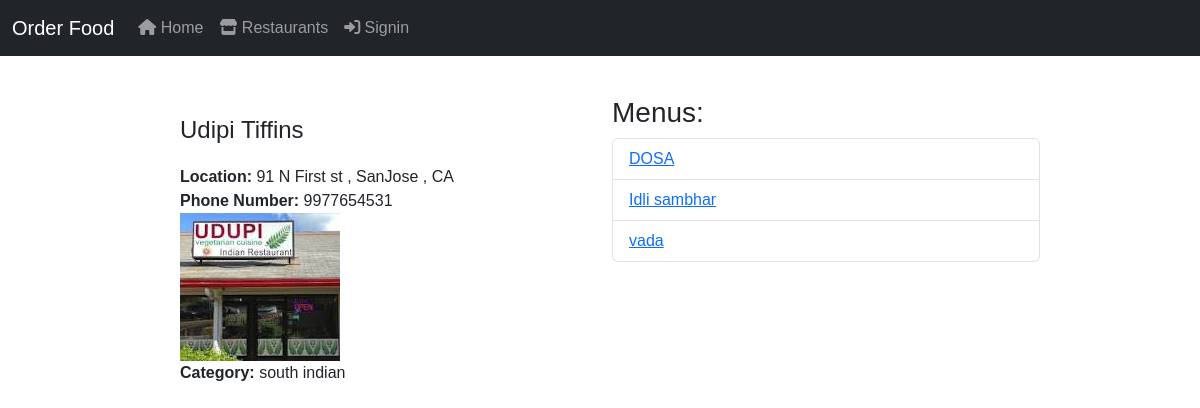
The app's page /menu/restaurants/1/ with its own data.
### menu/models.py (models this page shows, shortened)
class Restaurant(models.Model):
    name = models.CharField(max_length=100)
    location = models.ForeignKey(Location, on_delete=models.CASCADE)
    phone_number = models.CharField(max_length=15)
    image = models.ImageField(upload_to='restaurant_images/')
    category = models.ForeignKey(Category, on_delete=models.CASCADE)
    class Meta:
        verbose_name_plural = 'Restaurants'

class Location(models.Model):
    name = models.CharField(max_length=100)
    address = models.TextField()
    class Meta:
        verbose_name_plural = 'Locations'

class Category(models.Model):
    name = models.CharField(max_length=100)
    class Meta:
        verbose_name_plural = 'Categories'

class Menu(models.Model):
    restaurant = models.ForeignKey(Restaurant, on_delete=models.CASCADE)
    category = models.ForeignKey(Category, on_delete=models.CASCADE)
    name = models.CharField(max_length=100)
    description = models.TextField()
    image = models.ImageField(upload_to='menu_images/')
    class Meta:
        verbose_name_plural = 'Menus'

### menu/views.py (the view)
# urls.py: path('restaurants/<int:restaurant_id>/', views.restaurant_detail, name='restaurant_detail'),
def restaurant_detail(request, restaurant_id):
    restaurant = get_object_or_404(Restaurant, pk=restaurant_id)
    return render(request, 'restaurant_detail.html', {'restaurant': restaurant})

### menu/templates/restaurant_detail.html (shortened to what this page needs)
{% extends 'base.html' %}
{% block content %}
<div class="container">
    <div class="row">
        <div class="col-md-6">
            <div class="restaurant-details">
                <h2 class="page-title" id="restaurant-name">{{ restaurant.name }}</h2>
                <p><strong>Location:</strong> <span id="restaurant-address">{{ restaurant.location.address }}</span></p>
                <p><strong>Phone Number:</strong> {{ restaurant.phone_number }}</p>
                <img src="{{ restaurant.image.url }}" alt="{{ restaurant.name }} Image" class="restaurant-image img-fluid">
                <p><strong>Category:</strong> {{ restaurant.category.name }}</p>
            </div>
        </div>
        <div class="col-md-6">
            <h3 class="section-title">Menus:</h3>
            <ul class="list-group">
                {% for menu in restaurant.menu_set.all %}
                <li class="list-group-item"><a href="{% url 'menu_detail' menu.id %}" class="menu-link" id="menu-{{ menu.id }}">{{ menu.name }}</a></li>
                {% endfor %}
            </ul>
        </div>
    </div>
</div>
{% endblock %}

### static/css/style.css (style rules this page uses)
body { font-family: Arial, sans-serif; }
.container { max-width: 960px; margin: 0 auto; padding: 20px; }
.page-title { font-size: 24px; margin-bottom: 20px; }
.restaurant-details { padding: 20px; }
.restaurant-details p { margin: 0; }

### records on screen
Restaurant: name "Udipi Tiffins", location.address "91 N First st , SanJose , CA", phone_number "9977654531", image (picture), category.name "south indian"
Menu: name "DOSA"
Menu: name "Idli sambhar"
Menu: name "vada"
